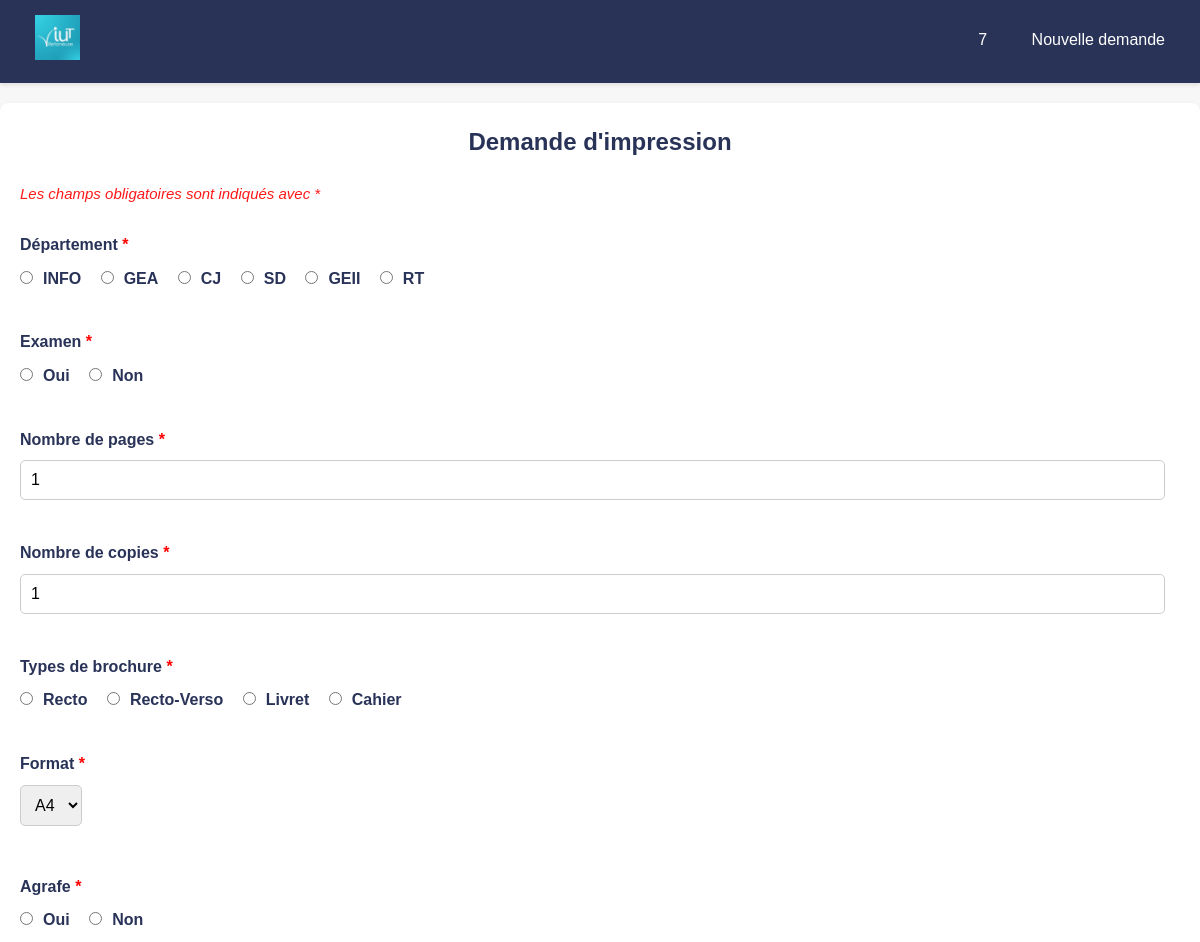
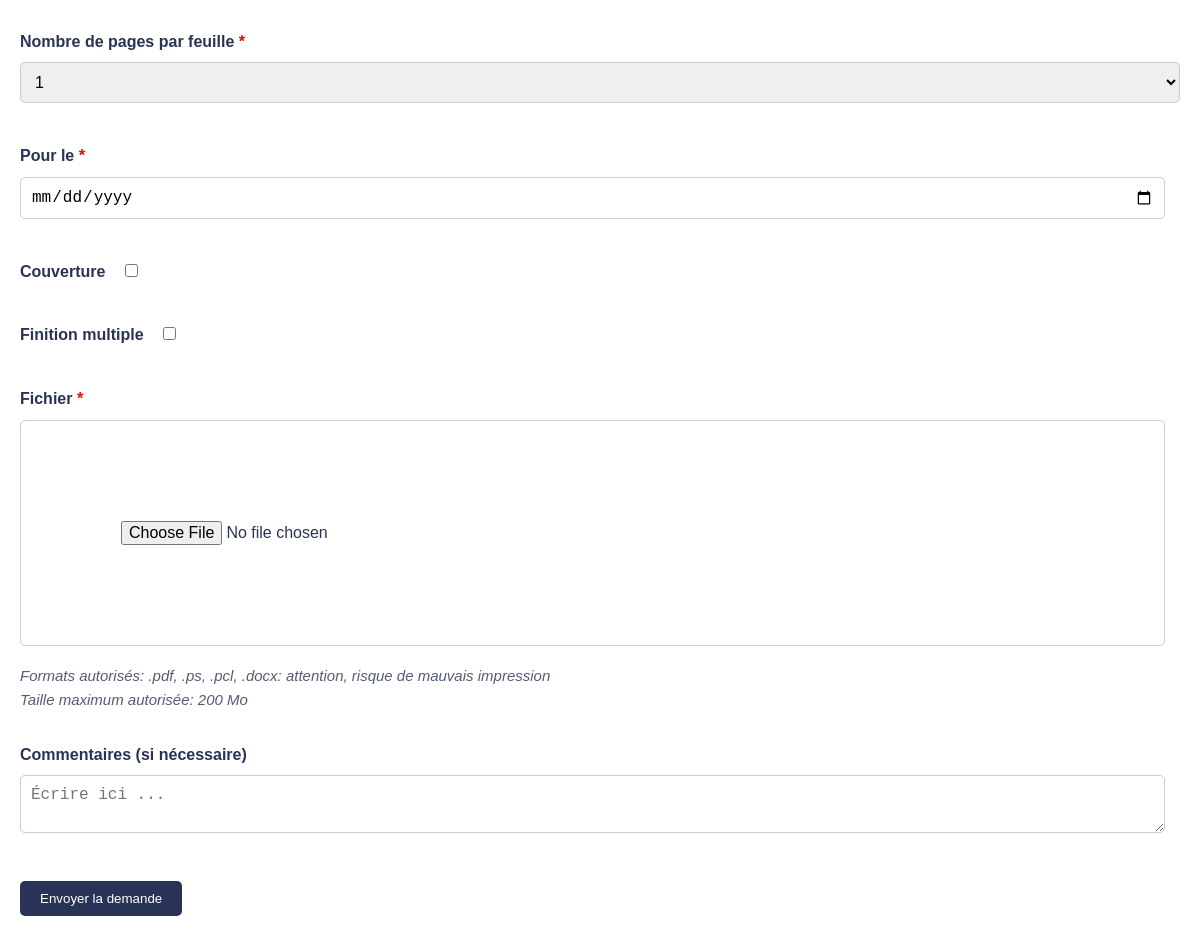
/?controller=formRequest, run on the app's committed database (2 pictures, top to bottom).
### tables this page shows
CREATE TABLE Departement (
    id_departement INT PRIMARY KEY,
    nom VARCHAR(255) NOT NULL
);

CREATE TABLE TypesBrochure (
    id_typeBrochure INT PRIMARY KEY,
    nomBrochure VARCHAR(255) NOT NULL
);

### Controllers/Controller_formRequest.php (called while the page is built)
<?php
class Controller_formRequest extends Controller
{
    public function action_home()
    {
        $m = Model::getModel();
        $data = [
            "departements" => $m->getDepartements(),
            "typesBrochures" => $m->getTypesBrochures()
        ];
        $this->render("formRequest", $data);
    }
    public function action_default()
    {
        $this->action_home();
    }
}
?>

### Models/Model.php (called while the page is built, shortened)
<?php
class Model
{
    private $bd;
    private static $instance = null;
    private function __construct()
    {
        require_once 'identifiants/identifiant.php';
        try {
            $this->bd = new PDO($dsn, $username, $password);
            $this->bd->setAttribute(PDO::ATTR_ERRMODE, PDO::ERRMODE_EXCEPTION);
            $this->bd->query("SET NAMES 'utf8'");
        } catch (PDOException $e) {
            die('Erreur de connexion : ' . $e->getMessage());
        }
    }
    public static function getModel()
    {
        if (self::$instance === null) {
            self::$instance = new Model();
        }
        return self::$instance;
    }
    public function getTypesBrochures(){
        $query = "SELECT * FROM TypesBrochure;";
        $req = $this->bd->prepare($query);
        $req->execute();
        return $req->fetchAll(PDO::FETCH_ASSOC);
    }
    public function getDepartements(){
        $query = "SELECT * FROM Departement;";
        $req = $this->bd->prepare($query);
        $req->execute();
        return $req->fetchAll(PDO::FETCH_ASSOC);
    }
}
?>

### identifiants/identifiant.php (called while the page is built, shortened)
<?php
    $username = 'nom_de_l_utilisateur';
    $password = 'mdp_de_l_utilisateur';
?>

### Views/view_formRequest.php (the view, shortened to what this page needs)
<?php include "view_begin.php"; ?>
<section>
    <h1>Demande d'impression</h1>
    <em class="obligatoire" style="font-size: 15px; opacity: 0.9">Les champs obligatoires sont indiqués avec *</em><br><br>
    <form action="?controller=demande&action=form_demande" method="POST" enctype="multipart/form-data">
        <div>
            <label>Département <span class="obligatoire">*</span></label>
            <?php foreach ($data["departements"] as $dept): ?>
                <label class="radio-flex"><input type="radio" name="departement" value="<?= $dept["nom"]; ?>" required><?= $dept["nom"]; ?></label>
            <?php endforeach; ?>
        </div>
        <div>
            <label>Examen <span class="obligatoire">*</span></label>
            <label for="examen_oui" class="radio-flex"><input type="radio" id="examen_oui" name="examen" value="1" required>Oui</label>
            <label for="examen_non" class="radio-flex"><input type="radio" id="examen_non" name="examen" value="0" required>Non</label>
        </div>
        <div>
            <label>Nombre de pages <span class="obligatoire">*</span></label>
            <label><input type="number" name="nb_pages" min="1" value="1" required ></label>
        </div>
        <div>
            <label>Nombre de copies <span class="obligatoire">*</span></label>
            <label><input type="number" name="nb_copies" min="1" value="1" required ></label>
        </div>
        <div>
            <label>Types de brochure <span class="obligatoire">*</span></label>
            <?php foreach ($data["typesBrochures"] as $type_brochure): ?>
                <label class="radio-flex type-brochure"><input type="radio" name="typeBrochure" value="<?= $type_brochure["nomBrochure"]; ?>" required ><?= $type_brochure["nomBrochure"]; ?></label>
            <?php endforeach; ?>
        </div>
        <div>
            <label>Format <span class="obligatoire">*</span></label>
            <label class="radio-flex">
            <select name="format" id="format"
            required >
                <option value="A4">A4</option>
            </select>
            </label>
        </div>
        <div>
            <label>Agrafe <span class="obligatoire">*</span></label>
            <label class="radio-flex"><input type="radio" name="agrafe" value="1" required >Oui</label>
            <label class="radio-flex"><input type="radio" name="agrafe" value="0" required >Non</label>
        </div>
        <div>
            <label for="nb_pages_par_feuille">Nombre de pages par feuille <span class="obligatoire">*</span></label>
            <select name="nb_pages_par_feuille" id="nb_pages_par_feuille" required>
                <option value="1">1</option>
            </select>
        </div>
        <div>
            <label>Pour le <span class="obligatoire">*</span></label>
            <label><input type="date" name="date_livraison" id="date_livraison" required ></label>
        </div>
        <div>
            <label class="radio-flex">Couverture </label>
            <label for="couverture_check" class="radio-flex">
                <input type="checkbox" id="couverture_oui" name="couverture">
            </label>
        </div>
        <div>
            <div>
                <label for="finition_multiple" class="radio-flex">Finition multiple</label>
                <input type="checkbox" id="finition_multiple_check" name="finition_multiple">
            </div>
        </div>
        <div>
            <label>Fichier <span class="obligatoire">*</span></label>
            <label>
                <input type="file" name="fichier" id="fileInput" accept=".pdf,.ps,.pcl,.docx" required>
            </label>
            <em><p class="file-note" style="opacity: 0.8; font-size: 15px;">Formats autorisés: .pdf, .ps, .pcl, .docx: attention, risque de mauvais impression<br>Taille maximum autorisée: 200 Mo</p></em>
        </div>
        <div>
            <label>Commentaires (si nécessaire)</label>
            <label><textarea name="commentaire" id="commentaire" placeholder="Écrire ici ..."></textarea></label>
        </div>
        <div>
            <button class="button">Envoyer la demande</button>
        </div>
    </form>
</section>

### index.php (shortened to what this page needs)
<?php
require_once "Models/Model.php";
require_once "Controllers/Controller.php";
$controllers = ["home_user", "home_resp", "formRequest", "list", "demande"];
if (isset($_GET['controller']) and in_array($_GET['controller'], $controllers)) {
    $nom_controller = $_GET['controller'];
}
$nom_classe = 'Controller_' . $nom_controller;
$nom_fichier = 'Controllers/' . $nom_classe . '.php';
if (is_readable($nom_fichier)) {
    new $nom_classe();
} else {
    echo $nom_fichier;
    die("Error 404: not found!");
}

### Controllers/Controller.php (shortened to what this page needs)
<?php
abstract class Controller
{
    public function __construct()
    {
        if (isset($_GET['action']) and method_exists($this, "action_" . $_GET["action"])) {
            $action = "action_" . $_GET["action"];
            $this->$action();
        } else {
            $this->action_default();
        }
    }
    protected function render($vue, $data = [])
    {
        extract($data);
        $file_name = "Views/view_" . $vue . '.php';
        if (file_exists($file_name)) {
            include $file_name;
        } else {
            $this->action_error("La vue n'existe pas !");
        }
        die();
    }
}

### Views/view_begin.php (shortened to what this page needs)
<!DOCTYPE html>
<html lang="fr">
<head>
    <link rel="stylesheet" href="Content/CSS/styles.css">
</head>
<body>
    <header>
        <div>
            <a href="index.php"><img src="Content/img/logo_iutv_bleu.jpeg" alt="Logo IUTV"></a>
            <nav>
                <a href="?controller=list&action=monCompte"><?= $_SESSION["identifiant"] ?? 'Mon Compte';?></a>
                <?php
                    if($_SESSION["eduPersonPrimaryAffiliation"] === "responsable"){
                        echo "<a href='?controller=list'>Tableau de bord</a>";
                        echo "<a href='?controller=list&action=historique'>Historique</a>";
                    }
                    else{
                        echo "<a href='?controller=formRequest'>Nouvelle demande</a>";
                    }
                ?>
            </nav>
        </div>
    </header>

### Content/CSS/styles.css (style rules this page uses)
* { margin: 0; padding: 0; box-sizing: border-box; }
body { font-family: Arial, sans-serif; line-height: 1.6; background-color: #f7f7f7; color: #293358; }
header { background-color: #293358; padding: 15px; box-shadow: 0 2px 4px rgba(0, 0, 0, 0.1); display: block; position: relative; color: #fff; }
img { max-width: auto; height: 45px; margin-left: 20px; }
nav { display: inline-block; float: right; vertical-align: middle; margin-top: 12px; }
nav a { text-decoration: none; color: white; font-size: 16px; padding: 10px 20px; background-color: rgba(41, 51, 88, 1); border-radius: 8px; transition: background-color 0.3s ease, box-shadow 0.3s ease; }
section { background-color: #fff; padding: 20px; margin: 20px auto; max-width: 800px; border-radius: 8px; box-shadow: 0 2px 4px rgba(0, 0, 0, 0.1); }
section, main, footer { background-color: #fff; padding: 20px; margin: 20px auto; max-width: 1200px; border-radius: 8px; box-shadow: 0 2px 4px rgba(0, 0, 0, 0.1); }
h1 { text-align: center; color: #293358; margin-bottom: 20px; }
h1, h2, h3 { color: #293358; font-weight: bold; }
form .radio-flex { display: inline-block; }
form { display: block; max-width: 100%; }
form label { font-weight: bold; color: #293358; display: block; margin-bottom: 8px; margin-right: 15px; }
form div { margin-bottom: 30px; }
label { display: block; margin-bottom: 5px; font-weight: bold; color: #293358; }
input[type="text"], input[type="number"], input[type="email"], input[type="password"], input[type="date"], input[type="file"], textarea, select, input[type="color"] { width: 100%; padding: 10px; margin-bottom: 10px; border: 1px solid #ccc; border-radius: 5px; font-size: 16px; transition: border-color 0.3s ease; }
input[type="radio"], input[type="checkbox"] { width: auto; margin-right: 10px; }
input[type="file"] { width: 100%; padding: 100px; margin-bottom: 10px; border: 1px solid #ccc; border-radius: 5px; font-size: 16px; transition: border-color 0.3s ease; text-align: center; }
.button { background-color: #293358; color: #fff; padding: 10px 20px; border: none; border-radius: 5px; cursor: pointer; transition: transform 0.2s ease; text-decoration: none; }
.obligatoire { color: rgb(255, 0, 0); }

### data on the page
departement: nom "INFO"
departement: nom "GEA"
departement: nom "CJ"
departement: nom "SD"
departement: nom "GEII"
departement: nom "RT"
typesbrochure: nomBrochure "Recto"
typesbrochure: nomBrochure "Recto-Verso"
typesbrochure: nomBrochure "Livret"
typesbrochure: nomBrochure "Cahier"

### other printed values
$_SESSION["identifiant"] "7"
